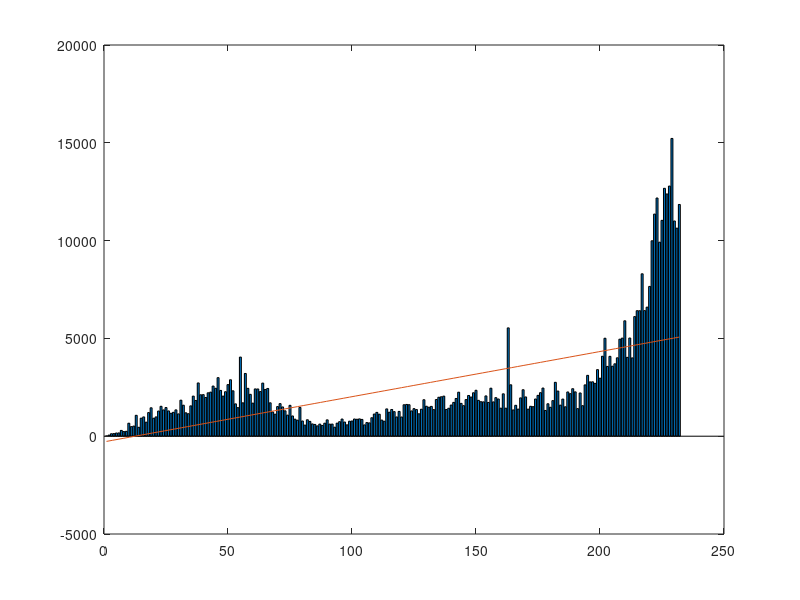
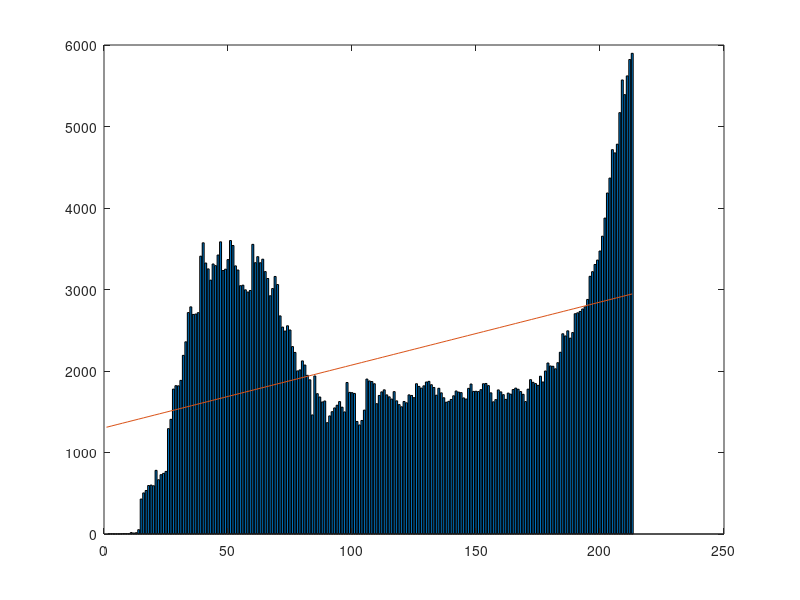
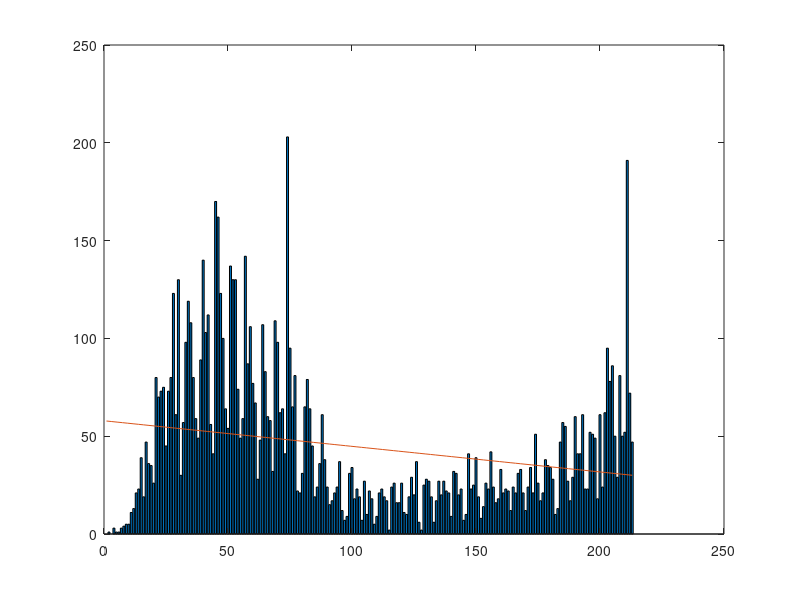
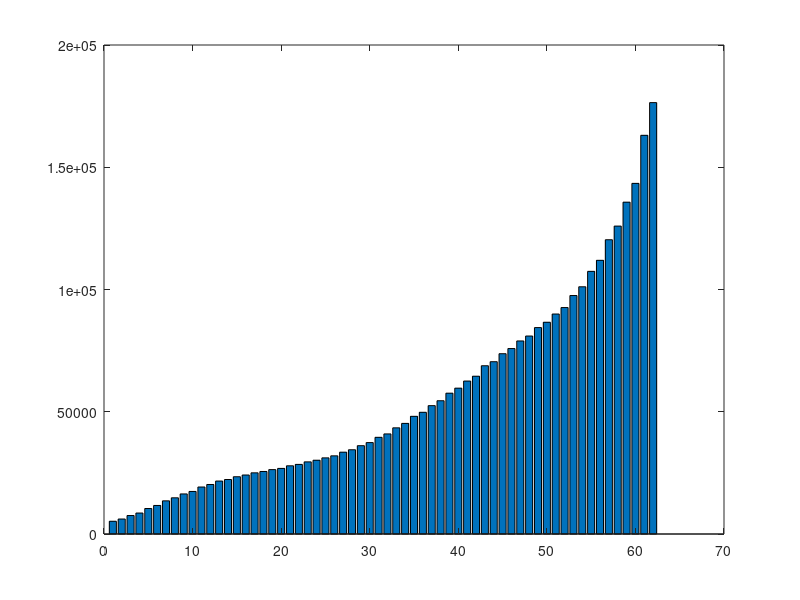

Recreate these plots in MATLAB, in order.
clc
clear all
clf

%cases
day = 1:232;
cases = [10 55 127 134 163 168 296 238 250 664 491 518 1068 455 922 986 717 1209 1453 919 986 1287 1529 1344 1465 1293 1173 1222 1346 1141 1841 1585 1197 1151 1551 2049 1827 2723 2119 2126 1980 2219 2253 2563 2450 2994 2341 2049 2275 2638 2886 2320 1654 1461 4045 1706 3207 2447 2141 1691 2418 2415 2282 2715 2390 2441 1707 1238 1126 1516 1666 1496 1298 1078 1578 1035 870 819 1473 778 568 842 758 628 602 528 619 550 665 836 618 619 461 667 743 877 724 581 768 776 880 866 886 858 579 698 682 945 1133 1218 1124 825 767 1396 1225 1366 1257 985 1268 982 1608 1624 1610 1293 1410 1363 1146 1379 1865 1531 1482 1524 1360 1876 1991 2017 2049 1366 1429 1593 1729 1929 2250 1678 1563 1874 2082 2001 2222 2348 1833 1764 1756 2060 1726 2454 1754 1973 1903 1433 2167 1433 5538 2629 1343 1580 1385 1959 2376 2008 1383 1529 1511 1902 2088 2226 2461 1316 1659 1479 1820 2755 2308 1588 1898 1504 2262 2176 2429 2267 1411 2210 1562 2624 3111 2776 2782 2702 3405 2964 4087 5008 3568 4083 3579 3702 4009 4960 5014 5900 4031 5019 4004 6116 6418 6416 8303 6421 6598 7658 9991 11356 12177 9919 11035 12673 12384 12788 15223 11003 10636 11847];
bar(day,cases)

Sxy = sum(day.*cases)-(sum(day)*sum(cases))/232;
Sxx = sum(day.^2)-(sum(day)^2)/232 ;
m = Sxy/Sxx ;
b = mean(cases)-m*mean(day) ;
fprintf('Linear Model is: y = %4.2f x+%4.2f\n',m,b) 

xvalue = linspace(1,232); 
Model_y = m.*xvalue+b; 
hold on 
plot(xvalue,Model_y) 

%hospitalizations
day = 1:213;
hosp = [0 2 3 2 2 2 3 6 5 4 18 12 16 53 429 504 534 595 600 592 781 666 728 744 768 1293 1407 1778 1820 1818 1885 2192 2358 2717 2787 2694 2699 2716 3409 3573 3325 3253 3115 3313 3293 3423 3585 3233 3249 3367 3601 3540 3290 3239 3047 3053 2996 2969 2988 3554 3329 3403 3328 3372 3220 3135 2923 3012 3160 3061 2676 2539 2490 2555 2503 2300 2228 2001 2013 2124 2073 1947 1892 1461 1939 1722 1681 1620 1632 1366 1449 1501 1547 1580 1625 1556 1498 1859 1738 1734 1725 1381 1338 1393 1520 1901 1878 1871 1844 1599 1700 1744 1769 1707 1683 1656 1747 1634 1588 1561 1626 1610 1707 1700 1673 1844 1811 1790 1818 1865 1873 1832 1798 1703 1788 1732 1672 1617 1628 1651 1696 1755 1741 1735 1670 1656 1787 1840 1750 1751 1748 1771 1844 1847 1821 1732 1622 1649 1768 1744 1710 1652 1729 1716 1773 1790 1776 1748 1714 1625 1777 1894 1861 1846 1824 1936 1865 2000 2098 2062 2058 2027 2102 2230 2457 2430 2493 2403 2472 2703 2714 2731 2761 2788 2878 3162 3219 3307 3361 3472 3654 3876 4184 4367 4716 4676 4783 5170 5571 5391 5621 5822 5898];
figure()
bar(day,hosp)

Sxy = sum(day.*hosp)-(sum(day)*sum(hosp))/213;
Sxx = sum(day.^2)-(sum(day)^2)/213 ;
m = Sxy/Sxx ;
b = mean(hosp)-m*mean(day) ;
fprintf('Linear Model is: y = %4.2f x+%4.2f\n',m,b) 

xvalue = linspace(1,213); 
Model_y = m.*xvalue+b; 
hold on;
plot(xvalue,Model_y) 

%deaths
day = 1:213;
deaths = [0 1 0 3 1 1 3 4 5 5 11 13 21 23 39 19 47 36 35 26 80 70 73 75 45 73 80 123 61 130 30 57 98 119 108 80 59 49 89 140 103 112 56 41 170 162 123 100 64 54 137 130 130 74 49 59 142 87 106 77 67 28 48 107 83 60 58 32 109 98 62 64 41 203 95 65 81 22 21 31 65 79 64 45 19 24 36 61 38 24 15 17 21 24 37 12 7 9 31 34 18 23 19 7 27 10 22 18 5 9 21 23 19 17 2 24 26 16 16 26 11 10 19 29 20 37 6 2 25 28 27 19 6 17 27 20 27 22 21 9 32 31 20 23 7 10 41 23 25 39 19 8 14 26 23 42 24 16 18 33 21 23 22 12 24 21 31 33 21 12 24 34 21 51 26 17 21 38 35 34 28 10 13 47 57 55 27 17 29 60 41 41 61 23 23 52 51 49 18 61 24 62 95 78 86 50 29 81 50 52 191 72 47];
figure()
bar(day,deaths)

Sxy = sum(day.*deaths)-(sum(day)*sum(deaths))/213;
Sxx = sum(day.^2)-(sum(day)^2)/213 ;
m = Sxy/Sxx ;
b = mean(deaths)-m*mean(day) ;
fprintf('Linear Model is: y = %4.2f x+%4.2f\n',m,b) 

xvalue = linspace(1,213); 
Model_y = m.*xvalue+b; 
hold on;
plot(xvalue,Model_y) 


%graphs

figure()
day = 1:62;
white_cases = [5214 6127 7554 8573 10427 11676 13566 14809 16390 17407 19218 20251 21659 22289 23426 24128 25020 25574 26338 26830 27901 28469 29505 30175 31143 31974 33468 34463 36127 37393 39544 40935 43426 45239 48130 49781 52502 54509 57596 59651 62559 64534 68823 70474 73743 75851 78956 80971 84430 86609 89971 92617 97533 101118 107425 111937 120359 125937 135721 143405 163066 176440];
bar(day,white_cases)

figure()
day = 1:62;
other_cases = [15638 18466 22803 26535 33476 38679 47933 53423 61351 67291 74973 80167 88645 92017 96834 99702 102737 104263 106205 107355 108861 110071 112218 113838 117230 118580 121580 123362 126623 129083 133122 135431 139798 142513 147250 150112 154911 158712 163999 167393 172498 175811 182685 185144 189723 192395 197500 200341 205989 209154 214309 217709 226183 229525 240210 246867 258610 267871 287818 300410 324921 347400];
bar(day,other_cases)

%white cases
gamma = 1/4; %because it's every 3.5 days
pop_april = 12812508;
Inw = [];
yw = [];
Inw(1) = white_cases(1);
yw(1) =  white_cases(2)/(0.7153*pop_april);
for n=2:61
    Iiw = white_cases(1);
    for i=1:n
        Iiw = Iiw+(1-gamma)^(n-i)*white_cases(i);
    end
    Inw(n) = Iiw;
    yw(n) = white_cases(n+1)/(0.7153*pop_april);
end
Sxy = sum(Inw.*yw)-(sum(Inw)*sum(yw))/61;
Sxx = sum(Inw.^2)-(sum(Inw)^2)/61 ;
mw = Sxy/Sxx 
bw = mean(yw)-mw*mean(Inw) ;
%fprintf('Linear Model is: y = %4.2f x+%4.2f\n',mw,bw) 
figure()
plot(Inw,yw)
title("white cases")
xlabel("In")
ylabel("Dn+1/Nn")

%other cases
Ino = [];
yo = [];
Ino(1) = other_cases(1);
yo(1) = other_cases(2)/(0.2847*pop_april);
for n=2:61
    Iio = other_cases(1);
    for i=1:n
        Iio = Iio+other_cases(i)*(1-gamma)^(n-i);
    end
    Ino(n) = Iio;
    yo(n) = other_cases(n+1)/(0.2847*pop_april);
end
Sxy = sum(Ino.*yo)-(sum(Ino)*sum(yo))/61;
Sxx = sum(Ino.^2)-(sum(Ino)^2)/61 ;
mo = Sxy/Sxx 
bo = mean(yo)-mo*mean(Ino) ;
%fprintf('Linear Model is: y = %4.2f x+%4.2f\n',mo,bo) 
figure()
plot(Ino,yo)
title("non-white cases")
xlabel("In")
ylabel("Dn+1/Nn")

%model

figure()
betaw = mw; 
betao = mo;
S0w = 0.7153*pop_april; 
I0w = white_cases(1); 
R0w = 0; 
tn = [0:1:50]; 
n = length(tn); 
Snw = zeros(n,1); 
Inw = zeros(n,1); 
Rnw = zeros(n,1); 

S0o = 0.2847*pop_april; 
I0o = other_cases(1); 
R0o = 0; 
Sno = zeros(n,1); 
Ino = zeros(n,1); 
Rno = zeros(n,1); 
 
Snw(1) = S0w; 
Inw(1) = I0w; 
Rnw(1) = R0w;

Sno(1) = S0o; 
Ino(1) = I0o; 
Rno(1) = R0o;

 
for i = 2:n 
    Snw(i) = Snw(i-1)-betaw*Inw(i-1)*Snw(i-1)-betaw*Ino(i-1)*Snw(i-1); 
    Inw(i) = (1-gamma)*Inw(i-1)+betaw*Inw(i-1)*Snw(i-1)+betaw*Ino(i-1)*Snw(i-1); 
    Rnw(i) = Rnw(i-1)+gamma*Inw(i-1); 
    Sno(i) = Sno(i-1)-betao*Ino(i-1)*Sno(i-1)-betao*Inw(i-1)*Sno(i-1); 
    Ino(i) = (1-gamma)*Ino(i-1)+betao*Ino(i-1)*Sno(i-1)+betao*Inw(i-1)*Sno(i-1); 
    Rno(i) = Rno(i-1)+gamma*Ino(i-1); 
end 
 
plot(tn,Snw,'.b','MarkerSize',30) 
hold on 
plot(tn,Inw,'.r','MarkerSize',30) 
plot(tn,Rnw,'.g','MarkerSize',30) 
title('SIR model for white people cases')
xlabel('Time') 
ylabel('Population') 
legend('Susceptible','Infected','Recovered') 

figure()
plot(tn,Sno,'.b','MarkerSize',30) 
hold on 
plot(tn,Ino,'.r','MarkerSize',30) 
plot(tn,Rno,'.g','MarkerSize',30) 
title('SIR model for non-white people cases')
xlabel('Time') 
ylabel('Population') 
legend('Susceptible','Infected','Recovered') 